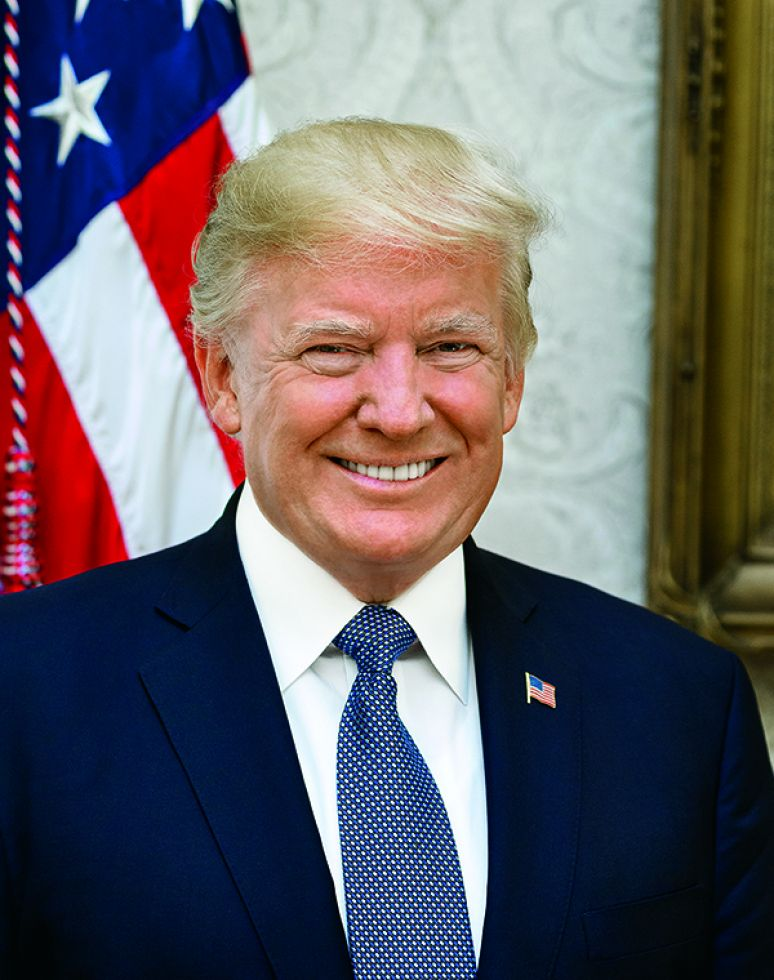
#> input picture potus2.jpg, 774 x 980 px
$ python inpainted.py   (older library calls are emulated)
#> lines starting #> are read from the running program, lines starting #| are printed output that depends on the picture; after the words box and inside, x2 and y2 are one past the last pixel; in counts of white or black regions, pixels touching at a corner belong together
from skimage.io import imread, imshow
import numpy as np
import matplotlib.pyplot as plt

from skimage import data
from skimage.restoration import inpaint

image_orig = imread('potus2.jpg') [0:200, 0:200]
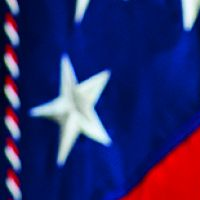
#> image_orig: shape (200, 200, 3); mean R, G, B 43.1, 41.7, 106.5

# Máscara
mask = np.zeros(image_orig.shape[:-1])
mask[20:60, 0:20] = 1
mask[160:180, 70:155] = 1
mask[30:60, 170:195] = 1

# Defectuoso
image_defect = image_orig.copy()
for layer in range(image_defect.shape[-1]):
    image_defect[np.where(mask)] = 0
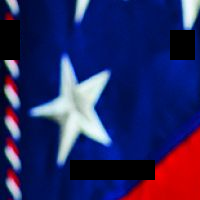
#> image_defect: shape (200, 200, 3); 8.12% of pixels changed, all inside (x1, y1, x2, y2) = (0, 20, 195, 180)
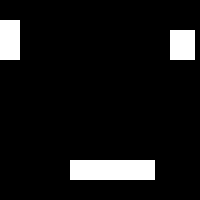
#> mask: shape (200, 200) float64; values 0 (black) and 1 (white), 8.1% white; 3 white regions, box (x1, y1, x2, y2) and area: (70, 160, 155, 180) 1700, (0, 20, 20, 60) 800, (170, 30, 195, 60) 750

#> (the run stopped early here; a loop or call above may not have finished)

$ run again, with imagen.jpg copied over potus2.jpg
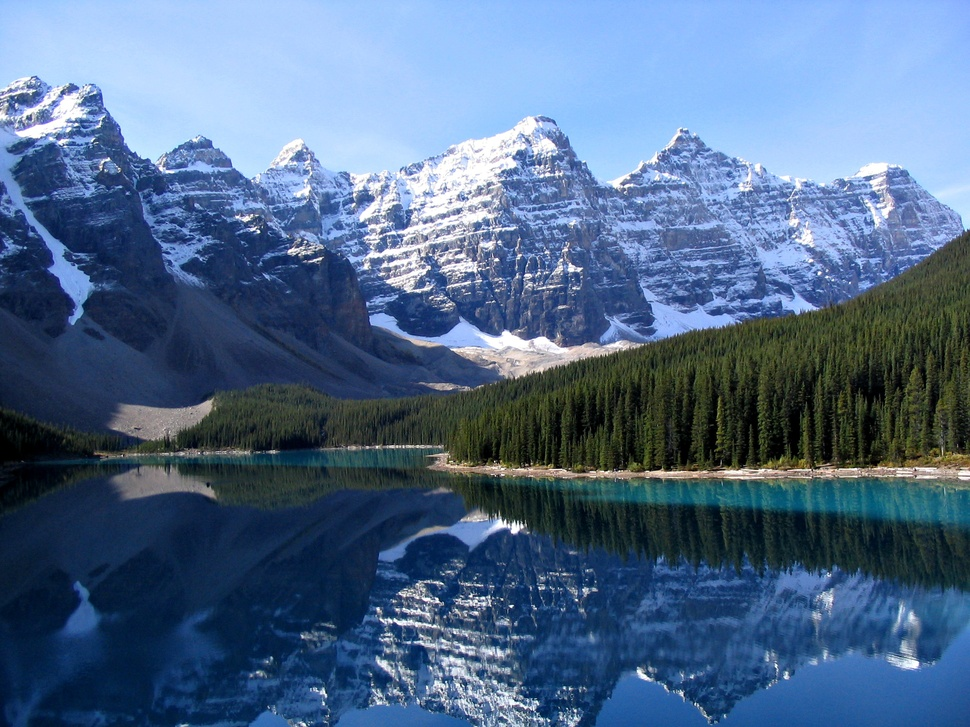
#> input picture imagen.jpg, 970 x 727 px, shrunk from 2048 x 1536 before the run
#> `image_orig = imread('potus2.jpg') [0:200, 0:200]`:
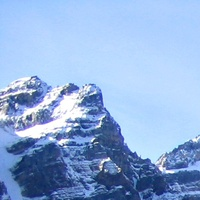
#> image_orig: shape (200, 200, 3); mean R, G, B 143.6, 173.8, 217.5
#> after the loop `for layer in range(image_defect.shape[-1]):`:
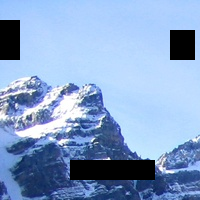
#> image_defect: shape (200, 200, 3); 8.12% of pixels changed, all inside (x1, y1, x2, y2) = (0, 20, 195, 180)
